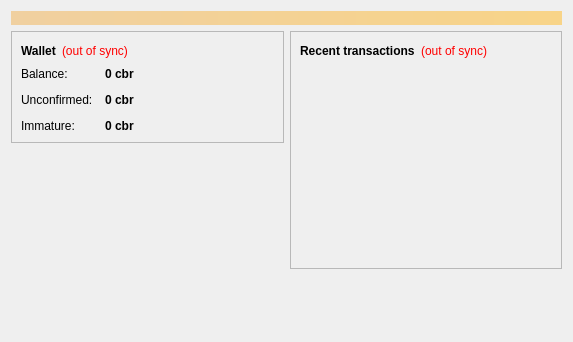
<?xml version="1.0" encoding="UTF-8"?>
<ui version="4.0">
 <class>OverviewPage</class>
 <widget class="QWidget" name="OverviewPage">
  <property name="geometry">
   <rect>
    <x>0</x>
    <y>0</y>
    <width>573</width>
    <height>342</height>
   </rect>
  </property>
  <property name="windowTitle">
   <string>Form</string>
  </property>
  <layout class="QVBoxLayout" name="topLayout">
   <item>
    <widget class="QLabel" name="labelAlerts">
     <property name="visible">
      <bool>false</bool>
     </property>
     <property name="styleSheet">
      <string notr="true">background-color: qlineargradient(x1: 0, y1: 0, x2: 1, y2: 0, stop:0 #F0D0A0, stop:1 #F8D488); color:#000000;</string>
     </property>
     <property name="wordWrap">
      <bool>true</bool>
     </property>
     <property name="margin">
      <number>3</number>
     </property>
    </widget>
   </item>
   <item>
    <layout class="QHBoxLayout" name="horizontalLayout" stretch="1,1">
     <item>
      <layout class="QVBoxLayout" name="verticalLayout_2">
       <item>
        <widget class="QFrame" name="frame">
         <property name="frameShape">
          <enum>QFrame::StyledPanel</enum>
         </property>
         <property name="frameShadow">
          <enum>QFrame::Raised</enum>
         </property>
         <layout class="QVBoxLayout" name="verticalLayout_4">
          <item>
           <layout class="QHBoxLayout" name="horizontalLayout_4">
            <item>
             <widget class="QLabel" name="label_5">
              <property name="font">
               <font>
                <weight>75</weight>
                <bold>true</bold>
               </font>
              </property>
              <property name="text">
               <string>Wallet</string>
              </property>
             </widget>
            </item>
            <item>
             <widget class="QLabel" name="labelWalletStatus">
              <property name="toolTip">
               <string>The displayed information may be out of date. Your wallet automatically synchronizes with the ChickenBaconRanch network after a connection is established, but this process has not completed yet.</string>
              </property>
              <property name="styleSheet">
               <string notr="true">QLabel { color: red; }</string>
              </property>
              <property name="text">
               <string notr="true">(out of sync)</string>
              </property>
              <property name="alignment">
               <set>Qt::AlignLeading|Qt::AlignLeft|Qt::AlignVCenter</set>
              </property>
             </widget>
            </item>
            <item>
             <spacer name="horizontalSpacer_2">
              <property name="orientation">
               <enum>Qt::Horizontal</enum>
              </property>
              <property name="sizeHint" stdset="0">
               <size>
                <width>40</width>
                <height>20</height>
               </size>
              </property>
             </spacer>
            </item>
           </layout>
          </item>
          <item>
           <layout class="QFormLayout" name="formLayout_2">
            <property name="fieldGrowthPolicy">
             <enum>QFormLayout::AllNonFixedFieldsGrow</enum>
            </property>
            <property name="horizontalSpacing">
             <number>12</number>
            </property>
            <property name="verticalSpacing">
             <number>12</number>
            </property>
            <item row="0" column="0">
             <widget class="QLabel" name="label">
              <property name="text">
               <string>Balance:</string>
              </property>
             </widget>
            </item>
            <item row="0" column="1">
             <widget class="QLabel" name="labelBalance">
              <property name="font">
               <font>
                <weight>75</weight>
                <bold>true</bold>
               </font>
              </property>
              <property name="cursor">
               <cursorShape>IBeamCursor</cursorShape>
              </property>
              <property name="toolTip">
               <string>Your current balance</string>
              </property>
              <property name="text">
               <string notr="true">0 cbr</string>
              </property>
              <property name="textInteractionFlags">
               <set>Qt::LinksAccessibleByMouse|Qt::TextSelectableByKeyboard|Qt::TextSelectableByMouse</set>
              </property>
             </widget>
            </item>
            <item row="1" column="0">
             <widget class="QLabel" name="label_3">
              <property name="text">
               <string>Unconfirmed:</string>
              </property>
             </widget>
            </item>
            <item row="1" column="1">
             <widget class="QLabel" name="labelUnconfirmed">
              <property name="font">
               <font>
                <weight>75</weight>
                <bold>true</bold>
               </font>
              </property>
              <property name="cursor">
               <cursorShape>IBeamCursor</cursorShape>
              </property>
              <property name="toolTip">
               <string>Total of transactions that have yet to be confirmed, and do not yet count toward the current balance</string>
              </property>
              <property name="text">
               <string notr="true">0 cbr</string>
              </property>
              <property name="textInteractionFlags">
               <set>Qt::LinksAccessibleByMouse|Qt::TextSelectableByKeyboard|Qt::TextSelectableByMouse</set>
              </property>
             </widget>
            </item>
            <item row="2" column="0">
             <widget class="QLabel" name="labelImmatureText">
              <property name="text">
               <string>Immature:</string>
              </property>
             </widget>
            </item>
            <item row="2" column="1">
             <widget class="QLabel" name="labelImmature">
              <property name="font">
               <font>
                <weight>75</weight>
                <bold>true</bold>
               </font>
              </property>
              <property name="toolTip">
               <string>Mined balance that has not yet matured</string>
              </property>
              <property name="text">
               <string notr="true">0 cbr</string>
              </property>
              <property name="textInteractionFlags">
               <set>Qt::LinksAccessibleByMouse|Qt::TextSelectableByKeyboard|Qt::TextSelectableByMouse</set>
              </property>
             </widget>
            </item>
           </layout>
          </item>
         </layout>
        </widget>
       </item>
       <item>
        <spacer name="verticalSpacer">
         <property name="orientation">
          <enum>Qt::Vertical</enum>
         </property>
         <property name="sizeHint" stdset="0">
          <size>
           <width>20</width>
           <height>40</height>
          </size>
         </property>
        </spacer>
       </item>
      </layout>
     </item>
     <item>
      <layout class="QVBoxLayout" name="verticalLayout_3">
       <item>
        <widget class="QFrame" name="frame_2">
         <property name="frameShape">
          <enum>QFrame::StyledPanel</enum>
         </property>
         <property name="frameShadow">
          <enum>QFrame::Raised</enum>
         </property>
         <layout class="QVBoxLayout" name="verticalLayout">
          <item>
           <layout class="QHBoxLayout" name="horizontalLayout_2">
            <item>
             <widget class="QLabel" name="label_4">
              <property name="text">
               <string>&lt;b&gt;Recent transactions&lt;/b&gt;</string>
              </property>
             </widget>
            </item>
            <item>
             <widget class="QLabel" name="labelTransactionsStatus">
              <property name="toolTip">
               <string>The displayed information may be out of date. Your wallet automatically synchronizes with the ChickenBaconRanch network after a connection is established, but this process has not completed yet.</string>
              </property>
              <property name="styleSheet">
               <string notr="true">QLabel { color: red; }</string>
              </property>
              <property name="text">
               <string notr="true">(out of sync)</string>
              </property>
              <property name="alignment">
               <set>Qt::AlignRight|Qt::AlignTrailing|Qt::AlignVCenter</set>
              </property>
             </widget>
            </item>
            <item>
             <spacer name="horizontalSpacer">
              <property name="orientation">
               <enum>Qt::Horizontal</enum>
              </property>
              <property name="sizeHint" stdset="0">
               <size>
                <width>40</width>
                <height>20</height>
               </size>
              </property>
             </spacer>
            </item>
           </layout>
          </item>
          <item>
           <widget class="QListView" name="listTransactions">
            <property name="styleSheet">
             <string notr="true">QListView { background: transparent; }</string>
            </property>
            <property name="frameShape">
             <enum>QFrame::NoFrame</enum>
            </property>
            <property name="verticalScrollBarPolicy">
             <enum>Qt::ScrollBarAlwaysOff</enum>
            </property>
            <property name="horizontalScrollBarPolicy">
             <enum>Qt::ScrollBarAlwaysOff</enum>
            </property>
            <property name="selectionMode">
             <enum>QAbstractItemView::NoSelection</enum>
            </property>
           </widget>
          </item>
         </layout>
        </widget>
       </item>
       <item>
        <spacer name="verticalSpacer_2">
         <property name="orientation">
          <enum>Qt::Vertical</enum>
         </property>
         <property name="sizeHint" stdset="0">
          <size>
           <width>20</width>
           <height>40</height>
          </size>
         </property>
        </spacer>
       </item>
      </layout>
     </item>
    </layout>
   </item>
  </layout>
 </widget>
 <resources/>
 <connections/>
</ui>
